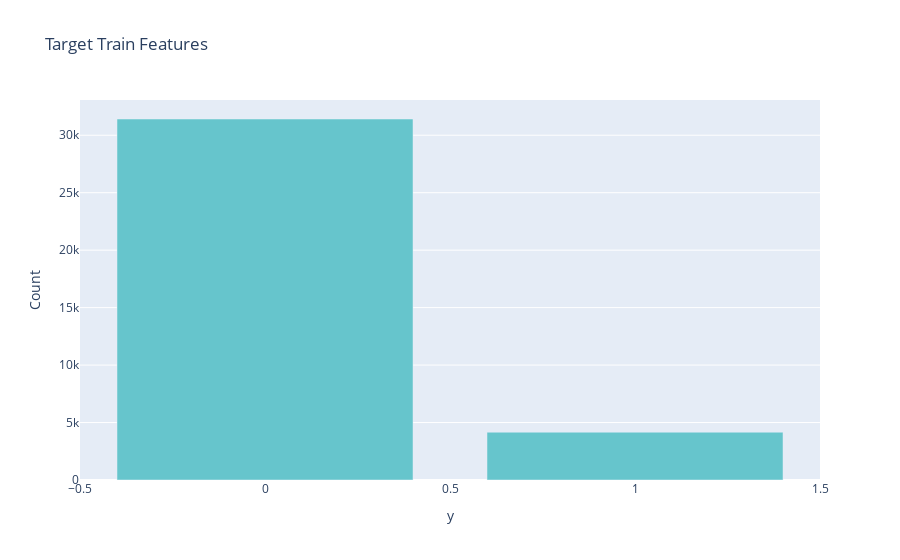
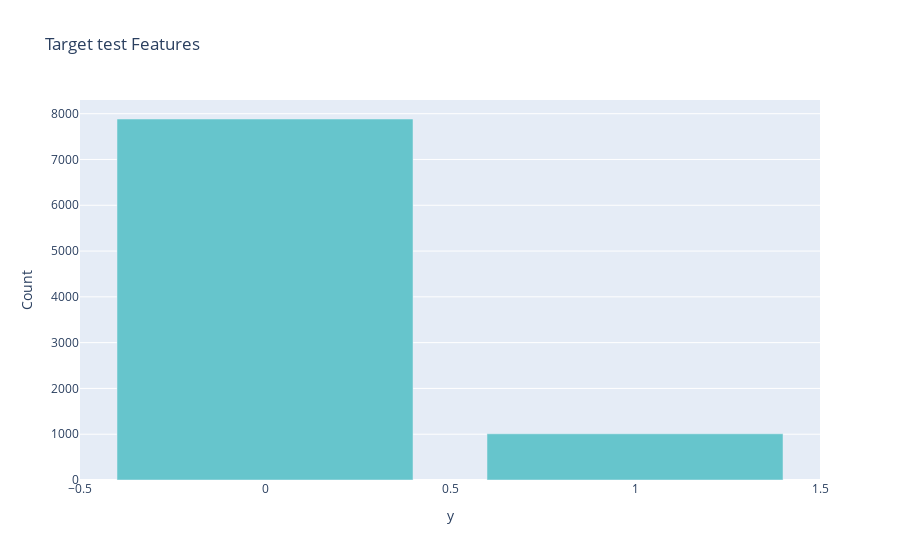

Source (notebook cell) for these figures, in order:
### Code cell
#Train and test data splitting
#performing feature engineering on the data
#one-hot-encoding on the categorical data as there is no ordinal relationship 
#for some categorical attributes
import pandas as pd
from sklearn.preprocessing import OneHotEncoder, LabelEncoder
from sklearn.compose import ColumnTransformer
from sklearn.tree import DecisionTreeClassifier
from sklearn.model_selection import train_test_split
from sklearn.metrics import roc_curve, roc_auc_score
import matplotlib.pyplot as pl
from sklearn.metrics import confusion_matrix
import seaborn as sn


#split the data into input and target features
X = data.drop(['y'], axis = 1)
y = data['y']

#encoding the target variable y 
l = LabelEncoder()
data['y'] = l.fit_transform(data['y'])
y = data['y']

# Define the categorical columns
cat_cols = ['job', 'marital', 'education', 'default', 
            'housing', 'loan', 'contact', 'month', 'poutcome', 'Public Holiday']

# Perform one-hot encoding on the categorical columns
preprocessor = ColumnTransformer(
   transformers=[('cat', OneHotEncoder(), cat_cols)],
    remainder='passthrough')

X = preprocessor.fit_transform(X)

#Split the data into test and train datasets
X_train, X_test, y_train, y_test = train_test_split(X, y, test_size = 0.2, random_state = 42)


#Plot the test and train data for target feature
train_df = pd.DataFrame({'y': y_train})
ytr = train_df['y'].value_counts().reset_index(name = 'Count').rename(columns = {'index':'y'})
fi = px.bar(ytr, x = 'y', y = 'Count', color_discrete_sequence = px.colors.qualitative.Pastel,
            title = 'Target Train Features')
fi.show()

test_df = pd.DataFrame({'y': y_test})
ytst = test_df['y'].value_counts().reset_index(name = 'Count').rename(columns = {'index':'y'})
fi = px.bar(ytst, x = 'y', y = 'Count', color_discrete_sequence = px.colors.qualitative.Pastel,
           title = 'Target test Features')
fi.show()
#count the number of yes and nos in the train and test set
print("Train set counts: \n", y_train.value_counts())
print("Test set counts: \n", y_test.value_counts())

### Figure 1 — Plotly figure (JSON) as saved in the notebook; plotly's stock layout.template omitted (floating-point values rounded to 4 significant figures)
{"data": [{"alignmentgroup": "True", "hovertemplate": "y=%{x}<br>Count=%{y}<extra></extra>", "legendgroup": "", "marker": {"color": "rgb(102, 197, 204)", "pattern": {"shape": ""}}, "name": "", "offsetgroup": "", "orientation": "v", "showlegend": false, "textposition": "auto", "type": "bar", "x": [0, 1], "xaxis": "x", "y": [31413, 4159], "yaxis": "y"}], "layout": {"barmode": "relative", "legend": {"tracegroupgap": 0}, "title": {"text": "Target Train Features"}, "xaxis": {"anchor": "y", "domain": [0, 1], "title": {"text": "y"}}, "yaxis": {"anchor": "x", "domain": [0, 1], "title": {"text": "Count"}}}}

### Figure 2 — Plotly figure (JSON) as saved in the notebook; plotly's stock layout.template omitted (floating-point values rounded to 4 significant figures)
{"data": [{"alignmentgroup": "True", "hovertemplate": "y=%{x}<br>Count=%{y}<extra></extra>", "legendgroup": "", "marker": {"color": "rgb(102, 197, 204)", "pattern": {"shape": ""}}, "name": "", "offsetgroup": "", "orientation": "v", "showlegend": false, "textposition": "auto", "type": "bar", "x": [0, 1], "xaxis": "x", "y": [7884, 1009], "yaxis": "y"}], "layout": {"barmode": "relative", "legend": {"tracegroupgap": 0}, "title": {"text": "Target test Features"}, "xaxis": {"anchor": "y", "domain": [0, 1], "title": {"text": "y"}}, "yaxis": {"anchor": "x", "domain": [0, 1], "title": {"text": "Count"}}}}
